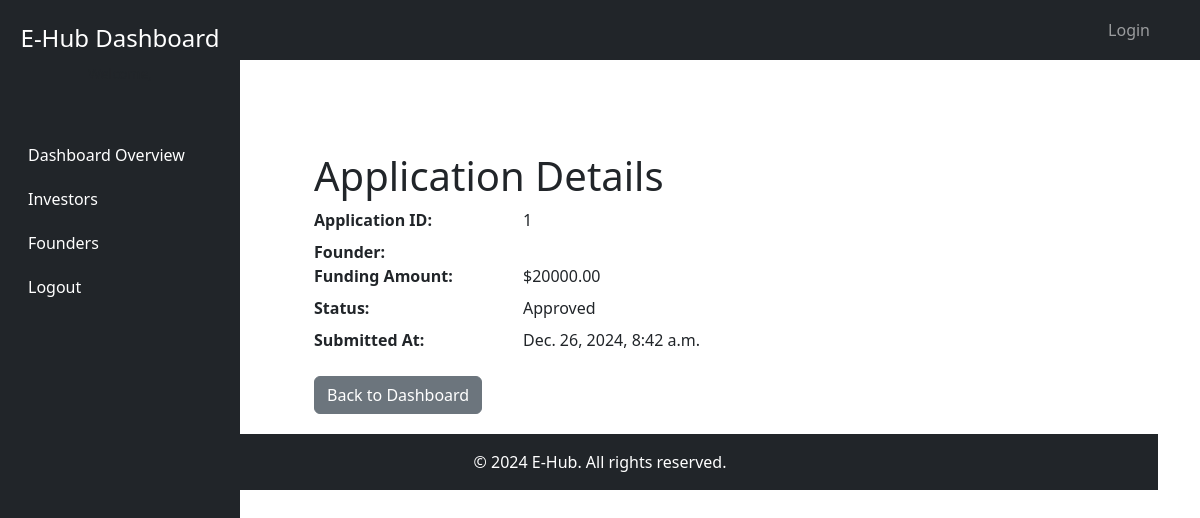
The app's page /application/1/ with its own data.
### myapp/models.py (models this page shows, shortened)
class FundingApplication(models.Model):
    founder = models.ForeignKey(Founder, on_delete=models.CASCADE, related_name='funding_applications')
    project_name = models.CharField(max_length=255)
    funding_amount = models.DecimalField(max_digits=10, decimal_places=2)
    description = models.TextField()
    submitted_at = models.DateTimeField(auto_now_add=True)
    status = models.CharField(
        max_length=20,
        choices=[('Pending', 'Pending'), ('Approved', 'Approved'), ('Rejected', 'Rejected')],
        default='Pending'
    )

### myapp/views.py (the view)
# urls.py: path('application/<int:application_id>/', views.view_application_details, name='view_application_details'),
def view_application_details(request, application_id):
    application = get_object_or_404(FundingApplication, id=application_id)
    return render(request, 'dashboard/view_application_details.html', {'application': application})

### myapp/templates/dashboard/view_application_details.html (shortened to what this page needs)
{% extends "base_generic.html" %}
{% block content %}
<div class="d-flex">
    {% include "dashboard/vertical_navbar.html" %}
    <div class="content-wrapper flex-grow-1">
        <div class="container mt-5">
            <h1>Application Details</h1>
            <dl class="row">
                <dt class="col-sm-3">Application ID:</dt>
                <dd class="col-sm-9">{{ application.id }}</dd>
                <dt class="col-sm-3">Founder:</dt>
                <dd class="col-sm-9">{{ application.founder.username }}</dd>
                <dt class="col-sm-3">Funding Amount:</dt>
                <dd class="col-sm-9">${{ application.funding_amount }}</dd>
                <dt class="col-sm-3">Status:</dt>
                <dd class="col-sm-9">{{ application.status }}</dd>
                <dt class="col-sm-3">Submitted At:</dt>
                <dd class="col-sm-9">{{ application.submitted_at }}</dd>
            </dl>
            <a href="{% url 'myapp:dashboard' %}" class="btn btn-secondary">Back to Dashboard</a>
        </div>
    </div>
</div>
{% endblock %}

### myapp/templates/dashboard/vertical_navbar.html (style rules this page uses)
.content-wrapper { margin-left: 240px; padding: 20px; }

### myapp/templates/dashboard/view_application_details.html (style rules this page uses)
.content-wrapper { margin-left: 240px; padding: 20px; }

### records on screen
FundingApplication: id "1", funding_amount "20000.00", status "Approved", submitted_at "Dec. 26, 2024, 8:42 a.m."
